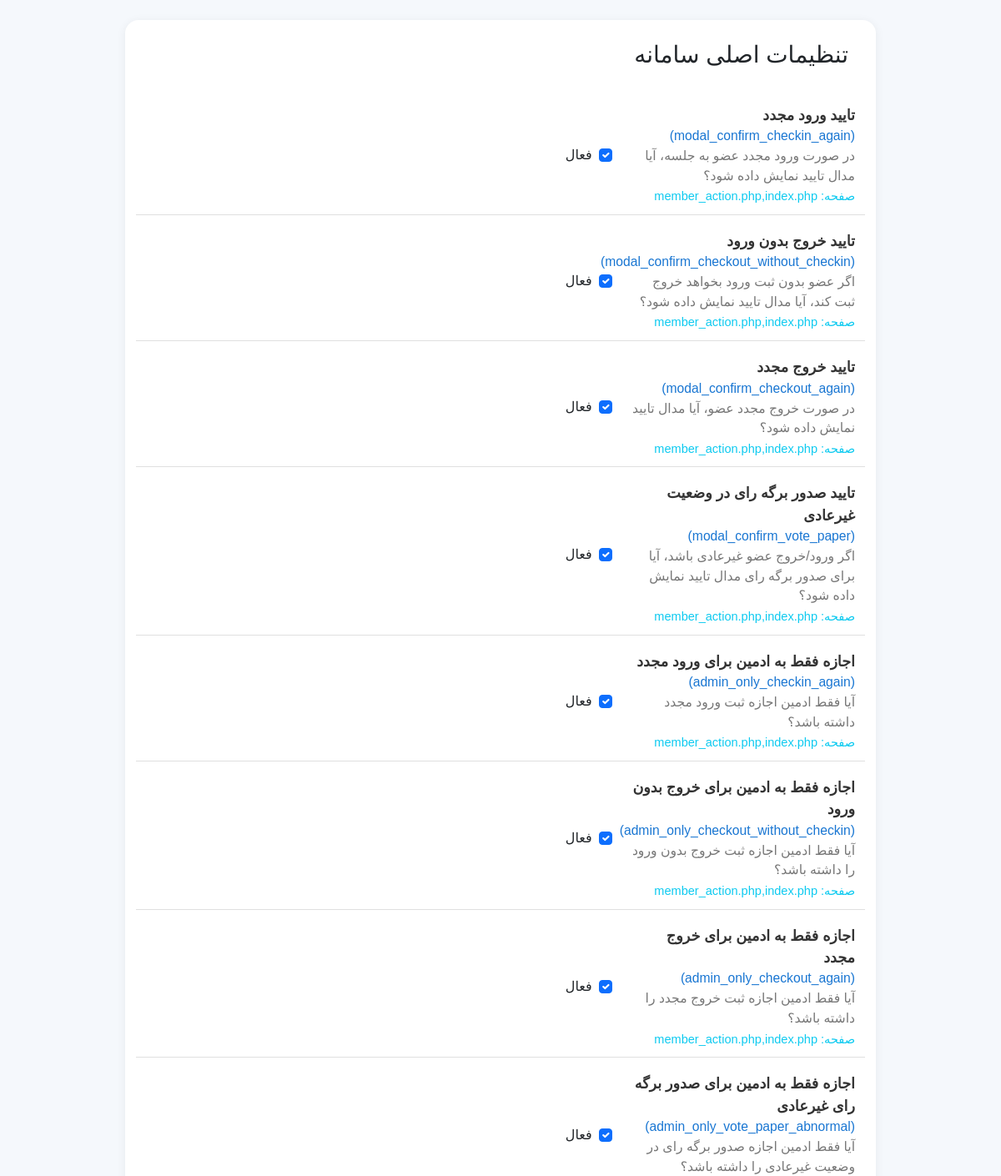
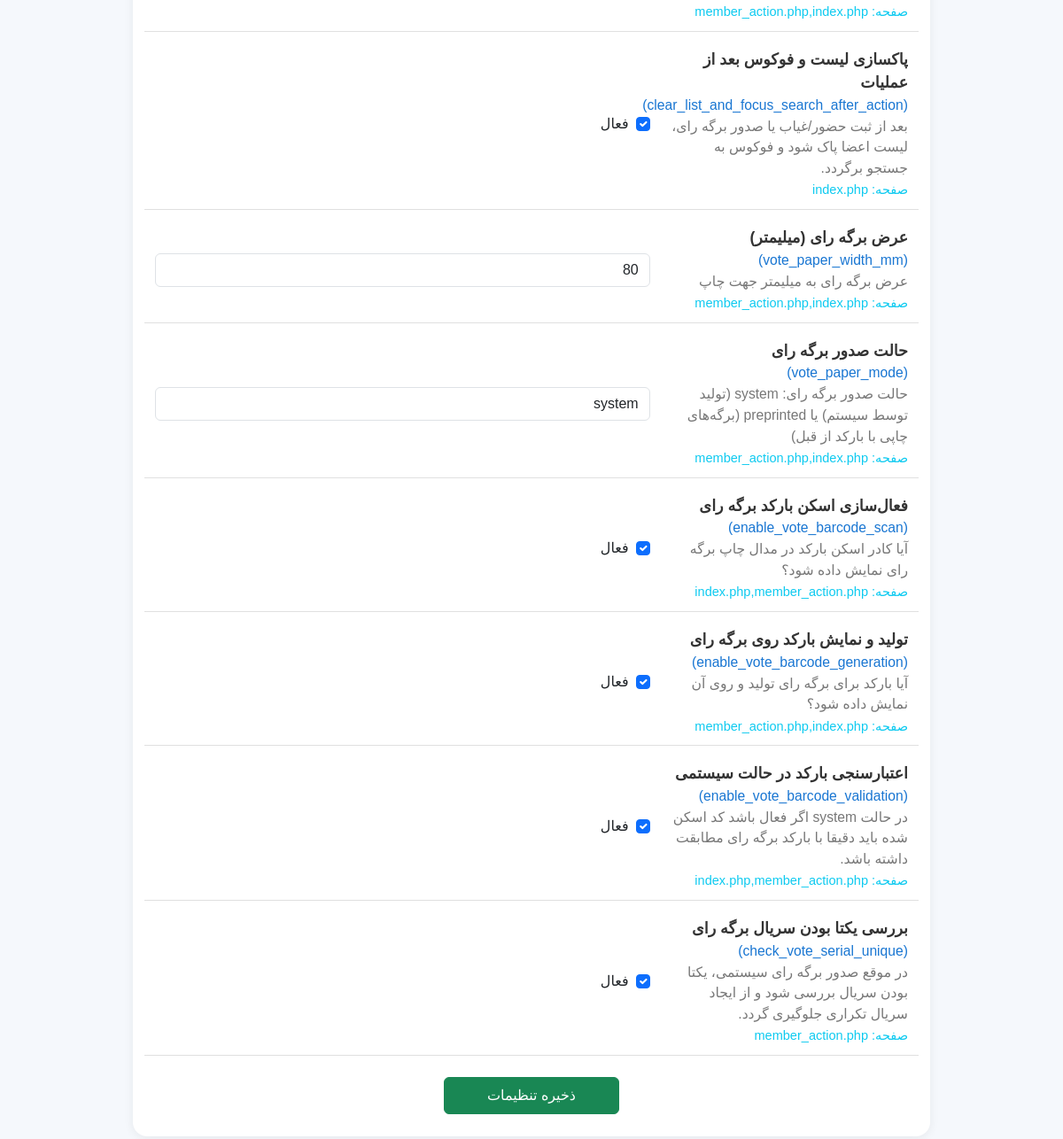
The page /settings.php on the database its author committed (2 pictures, top to bottom).
### tables this page shows
CREATE TABLE IF NOT EXISTS `settings` (
  `id` int(11) NOT NULL AUTO_INCREMENT,
  `title_fa` varchar(100) NOT NULL COMMENT 'نام تنظیم به فارسی',
  `key_name` varchar(100) NOT NULL COMMENT 'نام انگلیسی/کلید تنظیم',
  `description` text DEFAULT NULL COMMENT 'توضیحات',
  `used_in` varchar(100) DEFAULT NULL COMMENT 'در چه صفحه‌ای استفاده شده',
  `setting_value` varchar(100) NOT NULL COMMENT 'مقدار تنظیم',
  `is_deleted` tinyint(1) DEFAULT 0 COMMENT '1 به معنی حذف نرم',
  `created_at` timestamp(3) NOT NULL DEFAULT current_timestamp(3) COMMENT 'تاریخ و زمان ایجاد رکورد',
  PRIMARY KEY (`id`),
  UNIQUE KEY `key_name` (`key_name`)
);

### config.php (called while the page is built, shortened)
<?php
$host = 'localhost';
$dbname = 'meeting_system';
$username = 'root';
$password = '';
$port = 3307;
$pdo = new PDO("mysql:host=$host;port=$port;dbname=$dbname;charset=utf8mb4", $username, $password, [
    PDO::ATTR_ERRMODE => PDO::ERRMODE_EXCEPTION
]);
$settings = [];
$stmt = $pdo->prepare("SELECT * FROM settings WHERE is_deleted=0");
$stmt->execute();
foreach($stmt->fetchAll(PDO::FETCH_ASSOC) as $row) {
    $settings[$row['key_name']] = $row['setting_value'];
}
?>

### settings.php (the view, shortened to what this page needs)
<?php
require_once 'config.php';
$stmt = $pdo->prepare("SELECT * FROM settings WHERE is_deleted=0 ORDER BY id ASC");
$stmt->execute();
$settings = $stmt->fetchAll(PDO::FETCH_ASSOC);
?>
<!DOCTYPE html>
<html lang="fa" dir="rtl">
<head>
    <link href="https://cdn.jsdelivr.net/npm/bootstrap@5.3.3/dist/css/bootstrap.rtl.min.css" rel="stylesheet">
</head>
<body>
    <div class="container">
        <div class="settings-card mt-4">
            <div class="d-flex align-items-center mb-4">
                <h3 class="mx-2 my-0">تنظیمات اصلی سامانه</h3>
            </div>
            <form method="post" class="needs-validation" novalidate>
                <?php foreach ($settings as $s): ?>
                <div class="row setting-row align-items-center">
                    <div class="col-12 col-md-4 mb-2 mb-md-0">
                        <span class="setting-title"><?= htmlspecialchars($s['title_fa']) ?></span><br>
                        <span class="setting-key">(<?= htmlspecialchars($s['key_name']) ?>)</span>
                        <?php if($s['description']): ?>
                            <div class="setting-desc"><?= nl2br(htmlspecialchars($s['description'])) ?></div>
                        <?php endif; ?>
                        <?php if($s['used_in']): ?>
                            <div class="text-info" style="font-size:0.91rem">صفحه: <?= htmlspecialchars($s['used_in']) ?></div>
                        <?php endif; ?>
                    </div>
                    <div class="col-12 col-md-8">
                        <?php
                        if (in_array(strtolower($s['setting_value']), ['0','1','true','false'])) {
                            $checked = ($s['setting_value']=='1' || strtolower($s['setting_value'])=='true') ? 'checked' : '';
                            echo "<input type='checkbox' class='form-check-input me-2' name='setting[$s[id]]' value='1' id='set$s[id]' $checked>";
                            echo "<label for='set$s[id]' class='me-2'>فعال</label>";
                        } else {
                            echo "<input type='text' class='form-control' name='setting[$s[id]]' value=\"".htmlspecialchars($s['setting_value'])."\">";
                        }
                        ?>
                    </div>
                </div>
                <?php endforeach; ?>
                <div class="mt-4 text-center">
                    <button class="btn btn-success px-5 py-2" name="save_settings" type="submit"><i class="fa fa-save"></i> ذخیره تنظیمات</button>
                </div>
            </form>
        </div>
    </div>
</body>
</html>

### settings.php (style rules this page uses)
body { background: #f5f8fc; font-family: Vazirmatn, Tahoma, sans-serif; }
.settings-card { background: #fff; border-radius: 16px; box-shadow: 0 2px 12px #0001; padding: 25px; margin: 30px auto; max-width: 900px; }
.setting-title { font-size: 1.1rem; font-weight: 600; color: #333; }
.setting-desc { color: #777; font-size: 0.98rem; margin-bottom: 3px; }
.setting-key { color: #1976d2; font-size: 0.98rem; }
.setting-row { border-bottom: 1px solid #e0e0e0; padding:18px 0 10px 0; }

### rows shown on the page
settings: title_fa "تایید ورود مجدد", key_name "modal_confirm_checkin_again", description "در صورت ورود مجدد عضو به جلسه، آیا مدال تایید نمایش داده شود؟", used_in "member_action.php,index.php"
settings: title_fa "تایید خروج بدون ورود", key_name "modal_confirm_checkout_without_checkin", description "اگر عضو بدون ثبت ورود بخواهد خروج ثبت کند، آیا مدال تایید نمایش داده شود؟", used_in "member_action.php,index.php"
settings: title_fa "تایید خروج مجدد", key_name "modal_confirm_checkout_again", description "در صورت خروج مجدد عضو، آیا مدال تایید نمایش داده شود؟", used_in "member_action.php,index.php"
settings: title_fa "تایید صدور برگه رای در وضعیت غیرعادی", key_name "modal_confirm_vote_paper", description "اگر ورود/خروج عضو غیرعادی باشد، آیا برای صدور برگه رای مدال تایید نمایش داده شود؟", used_in "member_action.php,index.php"
settings: title_fa "اجازه فقط به ادمین برای ورود مجدد", key_name "admin_only_checkin_again", description "آیا فقط ادمین اجازه ثبت ورود مجدد داشته باشد؟", used_in "member_action.php,index.php"
settings: title_fa "اجازه فقط به ادمین برای خروج بدون ورود", key_name "admin_only_checkout_without_checkin", description "آیا فقط ادمین اجازه ثبت خروج بدون ورود را داشته باشد؟", used_in "member_action.php,index.php"
settings: title_fa "اجازه فقط به ادمین برای خروج مجدد", key_name "admin_only_checkout_again", description "آیا فقط ادمین اجازه ثبت خروج مجدد را داشته باشد؟", used_in "member_action.php,index.php"
settings: title_fa "اجازه فقط به ادمین برای صدور برگه رای غیرعادی", key_name "admin_only_vote_paper_abnormal", description "آیا فقط ادمین اجازه صدور برگه رای در وضعیت غیرعادی را داشته باشد؟", used_in "member_action.php,index.php"
settings: title_fa "پاکسازی لیست و فوکوس بعد از عملیات", key_name "clear_list_and_focus_search_after_action", description "بعد از ثبت حضور/غیاب یا صدور برگه رای، لیست اعضا پاک شود و فوکوس به جستجو برگردد.", used_in "index.php"
settings: title_fa "عرض برگه رای (میلیمتر)", key_name "vote_paper_width_mm", description "عرض برگه رای به میلیمتر جهت چاپ", used_in "member_action.php,index.php", setting_value "80"
settings: title_fa "حالت صدور برگه رای", key_name "vote_paper_mode", description "حالت صدور برگه رای: system (تولید توسط سیستم) یا preprinted (برگه‌های چاپی با بارکد از قبل)", used_in "member_action.php,index.php", setting_value "system"
settings: title_fa "فعال‌سازی اسکن بارکد برگه رای", key_name "enable_vote_barcode_scan", description "آیا کادر اسکن بارکد در مدال چاپ برگه رای نمایش داده شود؟", used_in "index.php,member_action.php"
settings: title_fa "تولید و نمایش بارکد روی برگه رای", key_name "enable_vote_barcode_generation", description "آیا بارکد برای برگه رای تولید و روی آن نمایش داده شود؟", used_in "member_action.php,index.php"
settings: title_fa "اعتبارسنجی بارکد در حالت سیستمی", key_name "enable_vote_barcode_validation", description "در حالت system اگر فعال باشد کد اسکن شده باید دقیقا با بارکد برگه رای مطابقت داشته باشد.", used_in "index.php,member_action.php"
settings: title_fa "بررسی یکتا بودن سریال برگه رای", key_name "check_vote_serial_unique", description "در موقع صدور برگه رای سیستمی، یکتا بودن سریال بررسی شود و از ایجاد سریال تکراری جلوگیری گردد.", used_in "member_action.php"
